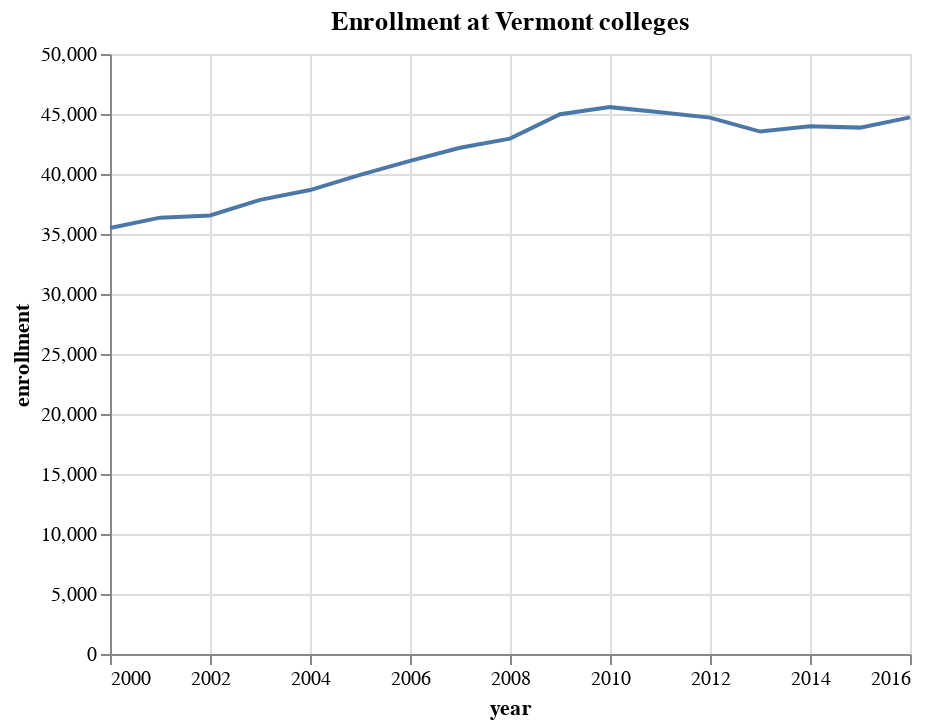

Here is the notebook cell this chart was saved with:
### Code cell
alt.Chart(tot_enrollment).mark_line().encode(
    x='year:T',
    y='enrollment:Q'
).properties(
    title="Enrollment at Vermont colleges"
)

### Figure 1 — Vega-Lite specification as saved in the notebook (floating-point values rounded to 4 significant figures)
{"$schema": "https://vega.github.io/schema/vega-lite/v2.6.0.json", "config": {"view": {"height": 300, "width": 400}}, "data": {"name": "data-4b543bf3cf36a8f772b02c14193a5a07"}, "datasets": {"data-4b543bf3cf36a8f772b02c14193a5a07": [{"enrollment": 35494, "year": "2000-01-01T00:00:00"}, {"enrollment": 36364, "year": "2001-01-01T00:00:00"}, {"enrollment": 36547, "year": "2002-01-01T00:00:00"}, {"enrollment": 37846, "year": "2003-01-01T00:00:00"}, {"enrollment": 38662, "year": "2004-01-01T00:00:00"}, {"enrollment": 39923, "year": "2005-01-01T00:00:00"}, {"enrollment": 41095, "year": "2006-01-01T00:00:00"}, {"enrollment": 42191, "year": "2007-01-01T00:00:00"}, {"enrollment": 42946, "year": "2008-01-01T00:00:00"}, {"enrollment": 44975, "year": "2009-01-01T00:00:00"}, {"enrollment": 45572, "year": "2010-01-01T00:00:00"}, {"enrollment": 45143, "year": "2011-01-01T00:00:00"}, {"enrollment": 44697, "year": "2012-01-01T00:00:00"}, {"enrollment": 43536, "year": "2013-01-01T00:00:00"}, {"enrollment": 43980, "year": "2014-01-01T00:00:00"}, {"enrollment": 43865, "year": "2015-01-01T00:00:00"}, {"enrollment": 44719, "year": "2016-01-01T00:00:00"}]}, "encoding": {"x": {"field": "year", "type": "temporal"}, "y": {"field": "enrollment", "type": "quantitative"}}, "mark": "line", "title": "Enrollment at Vermont colleges"}
